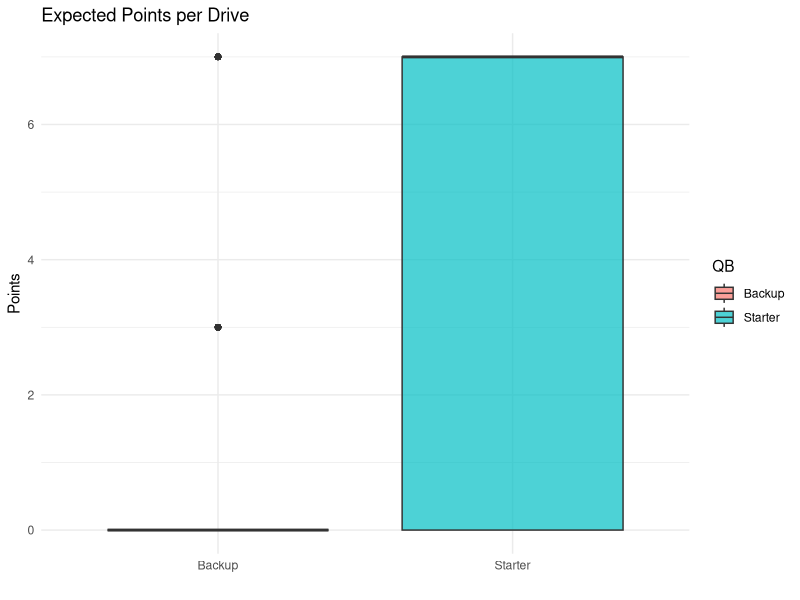

Recreate this plot in R.
library(dplyr)
library(ggplot2)

set.seed(4800)  # For reproducibility

### STEP 1: DEFINE QB PROFILES WITH PARAMETRIC DISTRIBUTIONS

# Starter QB profile - better performance stats
starter <- list(
  name = "Starter",
  pass_prob = 0.6,                # % chance of calling a pass play
  pass_yards_mean = 7,            # mean yards per pass
  pass_yards_sd = 4,              # SD of pass yards
  run_yards_mean = 4,             # mean yards per run
  run_yards_sd = 3,               # SD of run yards
  turnover_prob = 0.02,           # chance of turnover per play
  punt_prob = 0.9,                # chance of punting on 4th down if not in FG range
  fg_prob = 0.9,                  # chance of attempting FG if in range
  fg_make_prob = 0.85             # chance of making the FG if attempted
)

# Backup QB profile - lower expected performance
backup <- list(
  name = "Backup",
  pass_prob = 0.55,
  pass_yards_mean = 5,
  pass_yards_sd = 4,
  run_yards_mean = 3,
  run_yards_sd = 3,
  turnover_prob = 0.05,
  punt_prob = 0.95,
  fg_prob = 0.85,
  fg_make_prob = 0.8
)

### STEP 2: FUNCTION TO SIMULATE ONE DRIVE FOR A GIVEN QB

simulate_drive_hybrid <- function(qb_profile, start_field_pos = 25) {
  field_pos <- start_field_pos   # Start at own 25 yard line
  down <- 1
  yards_to_go <- 10
  points <- 0
  play_num <- 1
  
  # Initialize play-by-play log
  log <- data.frame(
    play_num = numeric(), down = numeric(), yards_to_go = numeric(),
    play_call = character(), yards = numeric(), field_pos = numeric(), result = character()
  )
  
  while (TRUE) {
    # Randomly decide to pass or run
    play_call <- sample(c("pass", "run"), 1, prob = c(qb_profile$pass_prob, 1 - qb_profile$pass_prob))
    
    # Sample yards gained from normal distribution
    yards <- if (play_call == "pass") {
      rnorm(1, qb_profile$pass_yards_mean, qb_profile$pass_yards_sd)
    } else {
      rnorm(1, qb_profile$run_yards_mean, qb_profile$run_yards_sd)
    }
    
    # Check for turnover
    turnover <- rbinom(1, 1, qb_profile$turnover_prob)
    result <- "Play"
    field_pos <- field_pos + yards  # Update field position
    
    # Check for scoring or turnover outcomes
    if (field_pos >= 100) {
      points <- 7
      result <- "Touchdown"
    } else if (turnover == 1) {
      result <- "Turnover"
    } else if (down == 4 && yards < yards_to_go) {
      # 4th down: decide to punt, go for it, or kick a FG
      if (field_pos >= 60 && runif(1) < qb_profile$fg_prob) {
        result <- ifelse(runif(1) < qb_profile$fg_make_prob, "Field Goal Good", "Field Goal Missed")
        points <- ifelse(result == "Field Goal Good", 3, 0)
      } else if (field_pos < 60 && runif(1) < qb_profile$punt_prob) {
        result <- "Punt"
      } else {
        result <- "Go For It"
      }
    }
    
    # Add this play to the log
    log <- rbind(log, data.frame(play_num, down, yards_to_go, play_call, yards, field_pos, result))
    
    # End the drive if it concluded
    if (result %in% c("Touchdown", "Turnover", "Field Goal Good", "Field Goal Missed", "Punt")) {
      break
    }
    
    # Update down and distance
    if (yards >= yards_to_go) {
      down <- 1
      yards_to_go <- 10
    } else {
      down <- down + 1
      yards_to_go <- yards_to_go - yards
      
      # If 5th down, it's a turnover on downs
      if (down > 4) {
        result <- "Turnover on Downs"
        log <- rbind(log, data.frame(play_num = play_num + 1, down, yards_to_go, play_call = NA,
                                     yards = NA, field_pos, result))
        break
      }
    }
    
    play_num <- play_num + 1
  }
  
  return(list(points = points, log = log))
}

### STEP 3: FUNCTION TO SIMULATE MULTIPLE DRIVES FOR A QB

simulate_many_drives <- function(qb_profile, n = 1000) {
  results <- data.frame(drive = 1:n, points = NA)
  logs <- list()
  
  for (i in 1:n) {
    sim <- simulate_drive_hybrid(qb_profile)
    results$points[i] <- sim$points
    logs[[i]] <- sim$log
  }
  
  results$QB <- qb_profile$name
  return(list(summary = results, logs = logs))
}

### STEP 4: RUN THE SIMULATIONS

starter_sim <- simulate_many_drives(starter)
backup_sim <- simulate_many_drives(backup)

# Combine the results for both QBs
combined_results <- bind_rows(starter_sim$summary, backup_sim$summary)

### STEP 5: SUMMARIZE THE OUTCOME DISTRIBUTIONS

summary_table <- combined_results %>%
  group_by(QB) %>%
  summarise(
    Mean_EP = mean(points),              # average expected points per drive
    SD_EP = sd(points),                  # standard deviation
    Median_EP = median(points),          # median expected points
    Pct_0 = mean(points == 0),           # % of drives that scored 0 points (punt, turnover)
    Pct_3 = mean(points == 3),           # % of drives that scored a FG
    Pct_7 = mean(points == 7)            # % of drives that scored a TD
  )

print(summary_table)

ggplot(combined_results, aes(x = QB, y = points, fill = QB)) +
  geom_boxplot(alpha = 0.7) +
  labs(title = "Expected Points per Drive", y = "Points", x = "") +
  theme_minimal()
